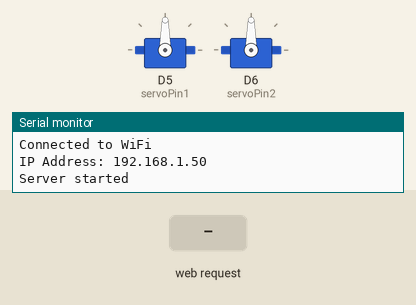
Recording of a sketch running on a simulated ESP8266 (NodeMCU). On the bench: 2 × servo, the last lines printed to the serial monitor. The inputs (shaded band) are chosen by the test bench. WiFi joins after 1.5 s; servers stay silent unless stated.

Above: at 3.2 s.
3.3 s: HTTP request GET /setServo?axis=horizontal received
At 4.1 s:
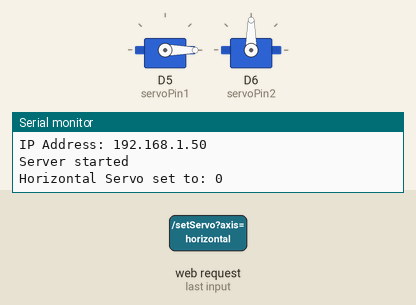
4.8 s: HTTP request GET /setServo?axis=vertical received
At 5.2 s:
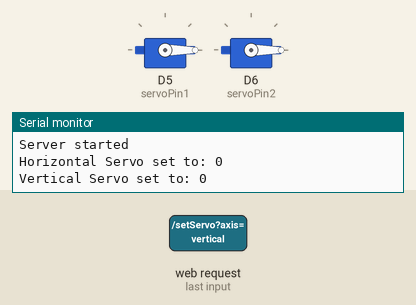
Timing chart, 0 to 7.8 s (numbered marks = the images above; inputs shaded):
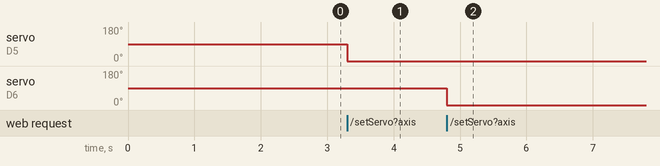

Measured:
- after the input at 3.3 s, servo on D5 (servoPin1): 90° → 0° at once
- after the input at 4.8 s, servo on D6 (servoPin2): 90° → 0° at once

The sketch:

servo_tilt.ino
```cpp
#include <ESP8266WiFi.h>
#include <ESP8266WebServer.h>
#include <Servo.h>

const char* ssid = "GENTA";
const char* password = "HURUFCILIK";

// Buat objek untuk kedua servo
Servo servoHorizontal;
Servo servoVertical;

// Inisialisasi pin servo
const int servoPin1 = D5; // Pin untuk servo horizontal
const int servoPin2 = D6; // Pin untuk servo vertikal

// Inisialisasi server pada port 80
ESP8266WebServer server(80);

void handleRoot() {
  // HTML untuk antarmuka web kontrol servo
  String html = R"rawliteral(
  <!DOCTYPE HTML><html>
  <head>
    <meta name="viewport" content="width=device-width, initial-scale=1">
    <title>ESP8266 Servo Control</title>
  </head>
  <body>
    <h2>Servo Control</h2>
    <label for="horizontal">Horizontal (0-360):</label>
    <input type="range" id="horizontal" name="horizontal" min="0" max="360" oninput="updateServo(this.value, 'horizontal')">
    <p>Value: <span id="hValue">90</span></p>

    <label for="vertical">Vertical (0-360):</label>
    <input type="range" id="vertical" name="vertical" min="0" max="360" oninput="updateServo(this.value, 'vertical')">
    <p>Value: <span id="vValue">90</span></p>

    <script>
      function updateServo(value, axis) {
        var xhttp = new XMLHttpRequest();
        if(axis === 'horizontal') {
          document.getElementById("hValue").innerHTML = value;
        } else {
          document.getElementById("vValue").innerHTML = value;
        }
        xhttp.open("GET", "/setServo?axis=" + axis + "&value=" + value, true);
        xhttp.send();
      }
    </script>
  </body>
  </html>)rawliteral";

  // Mengirim halaman HTML ke browser
  server.send(200, "text/html", html);
}

void handleSetServo() {
  // Mendapatkan parameter dari request URL
  String axis = server.arg("axis");
  int value = server.arg("value").toInt();

  // Mengatur posisi servo sesuai dengan parameter 'axis'
  if (axis == "horizontal") {
    servoHorizontal.write(value);  // Atur servo horizontal
    Serial.print("Horizontal Servo set to: ");  // Cetak nilai servo horizontal
    Serial.println(value);
  } else if (axis == "vertical") {
    servoVertical.write(value);    // Atur servo vertikal
    Serial.print("Vertical Servo set to: ");  // Cetak nilai servo vertikal
    Serial.println(value);
  }

  // Mengirimkan respon 'OK'
  server.send(200, "text/plain", "OK");
}

void setup() {
  Serial.begin(115200);

  // Sambungkan ke Wi-Fi
  WiFi.begin(ssid, password);
  while (WiFi.status() != WL_CONNECTED) {
    delay(1000);
    Serial.println("Connecting to WiFi...");
  }

  // Ketika terhubung ke WiFi, tampilkan alamat IP
  Serial.println("Connected to WiFi");
  Serial.print("IP Address: ");
  Serial.println(WiFi.localIP());  // Menampilkan IP Address ke Serial Monitor

  // Attach servo ke pin masing-masing
  servoHorizontal.attach(servoPin1);
  servoVertical.attach(servoPin2);

  // Atur URL root untuk menampilkan halaman web
  server.on("/", handleRoot);

  // Atur URL untuk mengubah posisi servo
  server.on("/setServo", handleSetServo);

  // Mulai server
  server.begin();
  Serial.println("Server started");
}

void loop() {
  // Menangani permintaan dari client
  server.handleClient();
}
```
